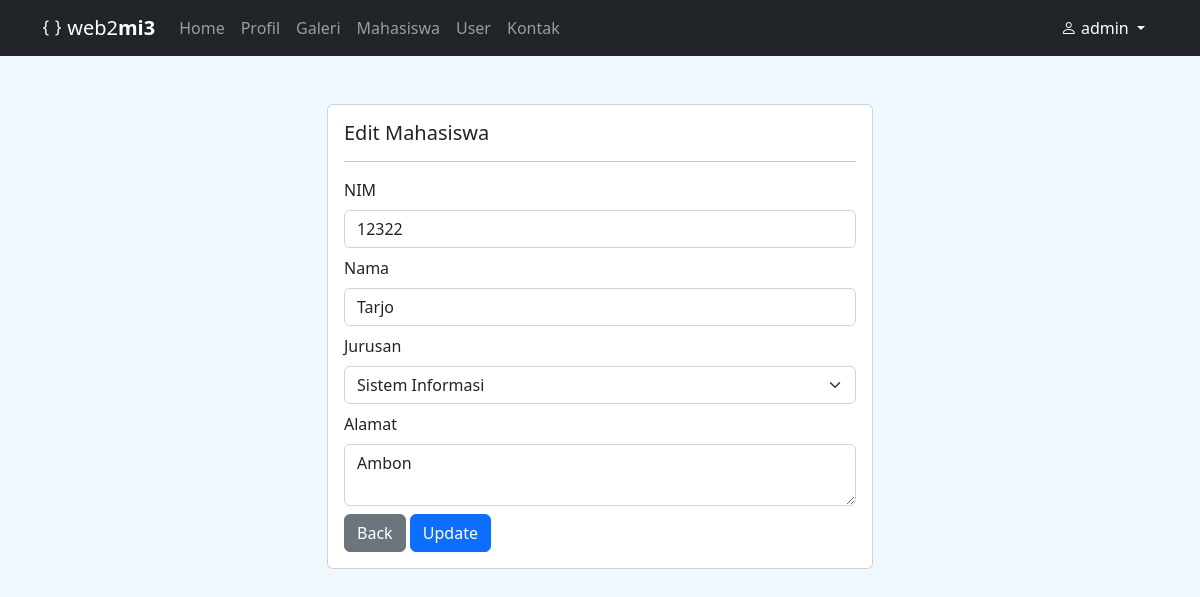
/index.php?page=mahasiswa_edit&nim=12322 (signed in), run on the app's committed database.
### tables this page shows
CREATE TABLE `mahasiswa` (
  `nim` varchar(100) NOT NULL,
  `nama` varchar(200) NOT NULL,
  `jurusan` varchar(200) NOT NULL,
  `alamat` varchar(200) NOT NULL
);

### content/mahasiswa_edit.php (the view, shortened to what this page needs)
<?php if (isset($_GET['nim'])) : ?>
    <?php
    $nim = $_GET['nim'];
    $sql = $con->query("SELECT * FROM mahasiswa WHERE nim = '$nim'");
    $data = $sql->fetch();
    ?>
    <div class="row">
        <div class="col-6 mx-auto">
            <div class="card">
                <div class="card-body">
                    <h5 class="card-title">Edit Mahasiswa</h5>
                    <hr>
                    <form action="index.php?page=mahasiswa_update" method="POST">
                        <div class="mb-2">
                            <label for="" class="form-label">NIM</label>
                            <input type="text" class="form-control" name="nim" value="<?= $data['nim'] ?>" placeholder="Masukan NIM.." readonly>
                        </div>
                        <div class="mb-2">
                            <label for="" class="form-label">Nama</label>
                            <input type="text" class="form-control" name="nama" value="<?= $data['nama'] ?>" placeholder="Masukan Nama..">
                        </div>
                        <div class="mb-2">
                            <label for="" class="form-label">Jurusan</label>
                            <select name="jurusan" class="form-select">
                                <option <?= ($data['jurusan'] == "Sistem Informasi" ? "selected" : "") ?>>Sistem Informasi</option>
                            </select>
                        </div>
                        <div class="mb-2">
                            <label for="" class="form-label">Alamat</label>
                            <textarea name="alamat" class="form-control" placeholder="Masukan Alamat.."><?= $data['alamat'] ?></textarea>
                        </div>
                        <div class="mt-2">
                            <a href="index.php?page=mahasiswa" class="btn btn-secondary">Back</a>
                            <button type="submit" class="btn btn-primary">Update</button>
                        </div>
                    </form>
                </div>
            </div>
        </div>
    </div>
<?php endif; ?>

### index.php (style rules this page uses)
body { background-color: aliceblue; }

### data on the page
mahasiswa: nim "12322", nama "Tarjo", jurusan "Sistem Informasi", alamat "Ambon"

### other printed values
$user "admin"
